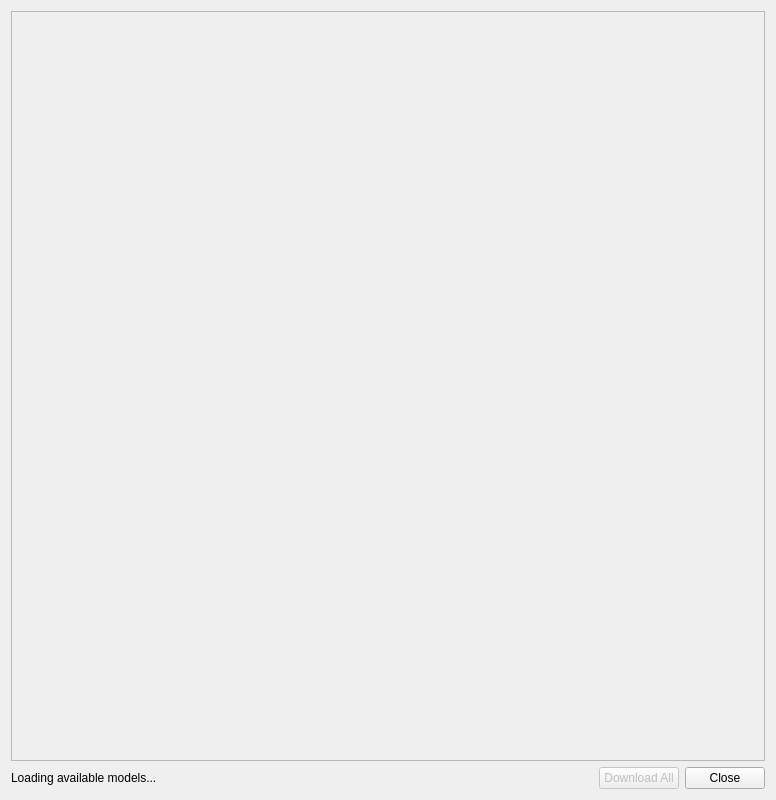
<?xml version="1.0" encoding="UTF-8"?>
<ui version="4.0">
 <class>ManageModelsDialog</class>
 <widget class="QDialog" name="ManageModelsDialog">
  <property name="geometry">
   <rect>
    <x>0</x>
    <y>0</y>
    <width>776</width>
    <height>800</height>
   </rect>
  </property>
  <property name="minimumSize">
   <size>
    <width>450</width>
    <height>300</height>
   </size>
  </property>
  <property name="windowTitle">
   <string>Manage Models</string>
  </property>
  <layout class="QVBoxLayout" name="main_layout">
   <item>
    <widget class="QScrollArea" name="scroll_area">
     <property name="horizontalScrollBarPolicy">
      <enum>Qt::ScrollBarPolicy::ScrollBarAlwaysOff</enum>
     </property>
     <property name="widgetResizable">
      <bool>true</bool>
     </property>
     <widget class="QWidget" name="scroll_contents">
      <property name="geometry">
       <rect>
        <x>0</x>
        <y>0</y>
        <width>750</width>
        <height>311</height>
       </rect>
      </property>
      <layout class="QVBoxLayout" name="scroll_contents_layout"/>
     </widget>
    </widget>
   </item>
   <item>
    <layout class="QHBoxLayout" name="button_layout">
     <item>
      <widget class="QLabel" name="status_label">
       <property name="text">
        <string>Loading available models...</string>
       </property>
      </widget>
     </item>
     <item>
      <spacer name="button_spacer">
       <property name="orientation">
        <enum>Qt::Orientation::Horizontal</enum>
       </property>
       <property name="sizeHint" stdset="0">
        <size>
         <width>0</width>
         <height>0</height>
        </size>
       </property>
      </spacer>
     </item>
     <item>
      <widget class="QPushButton" name="download_button">
       <property name="enabled">
        <bool>false</bool>
       </property>
       <property name="text">
        <string>Download All</string>
       </property>
      </widget>
     </item>
     <item>
      <widget class="QPushButton" name="close_button">
       <property name="text">
        <string>Close</string>
       </property>
      </widget>
     </item>
    </layout>
   </item>
  </layout>
 </widget>
 <resources/>
 <connections/>
</ui>
